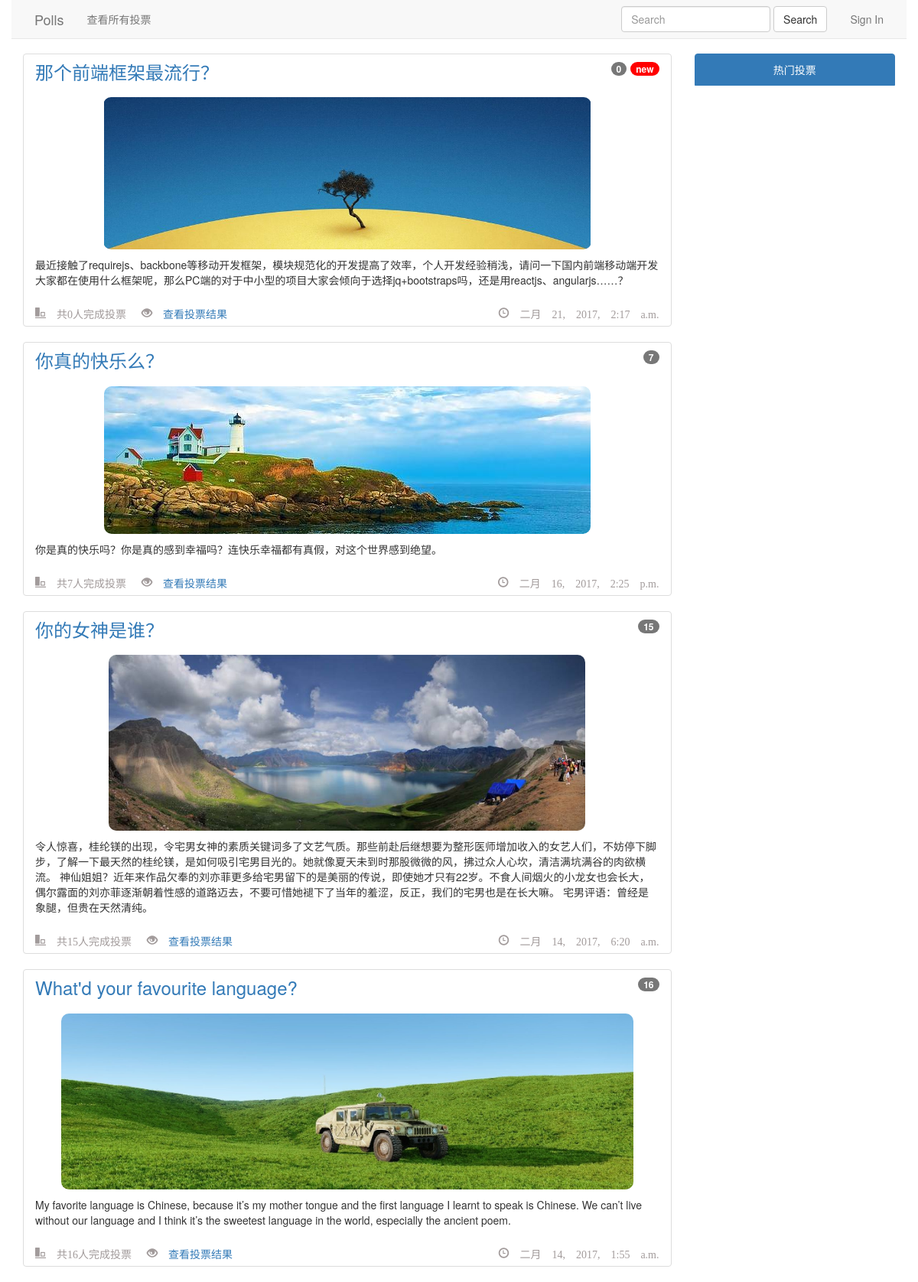
Screenshot of /polls/ with the database file from the repository.
### polls/models.py (models this page shows, shortened)
@python_2_unicode_compatible
class Question(models.Model):
    DISACTIVE = 0
    ACTIVE = 1
    QUESTION_STATUS_CHOICES = (
        (DISACTIVE, '已停用'),
        (ACTIVE, '正常'),
    )
    question_text = models.CharField(max_length=200, verbose_name='问题内容')
    desc_text = models.TextField(max_length=500, verbose_name='调查描述', default='', blank=True)
    pub_date = models.DateTimeField('发布时间')
    img = models.ImageField(upload_to=getImageStorePath, default='', verbose_name='图片地址', blank=True)
    status = models.IntegerField(default=1, choices=QUESTION_STATUS_CHOICES, verbose_name='状态')
    objects = models.Manager()
    q_objects = QuestionManager()
    def getVotesNum(self):
        return self.choice_set.aggregate(total_num = models.Sum('votes'))['total_num']
    def hasImg(self):
        return self.img != ''
    def was_published_recently(self):
        now = timezone.now()
        return now - datetime.timedelta(days=1) <= self.pub_date <= now
    class Meta:
        verbose_name = '投票问题'
        verbose_name_plural = '投票问题'

### polls/views.py (the view)
@require_http_methods(['GET'])
def index(request):
    questions = Question.objects.order_by('-pub_date').filter(status=Question.ACTIVE)[:5]
    return render(request, "list.html", {
        'questions': questions
    })

### polls/templates/list.html
{% extends 'base.html' %}
{% block content %}
    {% for question in questions %}
    <ul class="list-group">
        <li class="list-group-item">
            {% if question.was_published_recently %}
                <span class="badge visible-lg" style="background-color: red;">new</span>
            {% endif %}
            <span class="badge visible-lg">{{ question.getVotesNum }}</span>
            <h3 class="list-group-item-heading"><a href="{% url 'polls:vote' question.id %}">{{ question.question_text }}</a></h3>
            {% if question.hasImg %}
                <img class="img-responsive" style="margin-left: auto; margin-right: auto;max-height: 230px; margin-bottom: 10px; margin-top: 20px; border-radius: 10px;" src="/media/{{ question.img }}">
            {% endif %}
            <p>
                {{ question.desc_text }}
            </p>
            <p style="color: #a29b9b; height: 20px; padding-top: 15px;">
                <span class="glyphicon glyphicon-object-align-bottom pull-left"> 共{{ question.getVotesNum }}人完成投票</span>
                <span class="glyphicon glyphicon-eye-open pull-left" style="margin-left: 20px;"> <a href="{% url 'polls:detail' question.id %}">查看投票结果</a></span>
                <span class="glyphicon glyphicon-time pull-right"> {{ question.pub_date }}</span>
            </p>
        </li>
    </ul>
    {% empty %}
        <h3>暂无最新投票</h3>
    {% endfor %}
{% endblock %}

### polls/templates/base.html (shortened to what this page needs)
{% load static %}
<!DOCTYPE html>
<html lang="zh-CN">
<head>
    <link rel="stylesheet" href="{% static 'plugin/showloading/css/showLoading.css' %}">
    <link href="//netdna.bootstrapcdn.com/font-awesome/4.7.0/css/font-awesome.min.css" rel="stylesheet">
    <link rel="stylesheet" href="//cdn.bootcss.com/bootstrap/3.3.7/css/bootstrap.min.css"
>
</head>
<body style="padding-top: 70px">
<nav class="navbar navbar-default container navbar-fixed-top">
    <div class="container-fluid">
        <div class="navbar-header">
            <a class="navbar-brand" href="{% url 'polls:index' %}">Polls</a>
        </div>
        <div class="collapse navbar-collapse" id="bs-example-navbar-collapse-1">
            <ul class="nav navbar-nav">
                <li><a href="{% url 'polls:index' %}">查看所有投票</a></li>
            </ul>
            <ul class="nav navbar-nav navbar-right">
                <li><a href="#">Sign In</a></li>
            </ul>
            <form class="navbar-form navbar-right hidden-xs" method="POST" action="{% url 'polls:search' %}">
                <div class="form-group">
                    <input type="text" class="form-control" name="keywords" placeholder="Search" value="{{ searchkeywords|cut:" " }}">
                </div>
                <button type="submit" class="btn btn-default">Search</button>
            </form>
        </div>
    </div>
</nav>
<div class="container">
    <div class="row">
        <div class="col-md-9">
            {% block content %}{% endblock %}
        </div>
        <div class="col-md-3 hidden-xs">
            <ul class="list-group">
                <li class="list-group-item text-center active">热门投票</li>
                <ul class="list-group" id="top5polls" style="min-height: 100px;"></ul>
            </ul>
        </div>
    </div>
</div>
</body>
</html>

### rows the page displays
Question: shows "new", getVotesNum "0", question_text "那个前端框架最流行？", img (picture), desc_text "最近接触了requirejs、backbone等移动开发框架，模块规范化的开发提高了效率，个人开发经验稍浅，请问一下国内前端移动端开发大家都在使用什么框架呢，那么PC端的对于中小型的项目大家会倾向于选择jq+bootstraps吗，还是用reactjs、angularjs……？", pub_date "二月 21, 2017, 2:17 a.m."
Question: getVotesNum "7", question_text "你真的快乐么？", img (picture), desc_text "你是真的快乐吗？你是真的感到幸福吗？连快乐幸福都有真假，对这个世界感到绝望。", pub_date "二月 16, 2017, 2:25 p.m."
Question: getVotesNum "15", question_text "你的女神是谁？", img (picture), desc_text "令人惊喜，桂纶镁的出现，令宅男女神的素质关键词多了文艺气质。那些前赴后继想要为整形医师增加收入的女艺人们，不妨停下脚步，了解一下最天然的桂纶镁，是如何吸引宅男目光的。她就像夏天未到时那股微微的风，拂过众人心坎，清洁满坑满谷的肉欲横流。 神仙姐姐？近年来作品欠奉的刘亦菲更多给宅男留下的是美丽的传说，即使她才只有22岁。不食人间烟火的小龙女也会长大，偶尔露面的刘亦菲逐渐朝着性感的道路迈去，不要可惜她褪下了当年的羞涩，反正，我们的宅男也是在长大嘛。 宅男评语：曾经是象腿，但贵在天然清纯。", pub_date "二月 14, 2017, 6:20 a.m."
Question: getVotesNum "16", question_text "What'd your favourite language?", img (picture), desc_text "My favorite language is Chinese, because it’s my mother tongue and the first language I learnt to speak is Chinese. We can’t live without our language and I think it’s the sweetest language in the world, especially the ancient poem.", pub_date "二月 14, 2017, 1:55 a.m."
